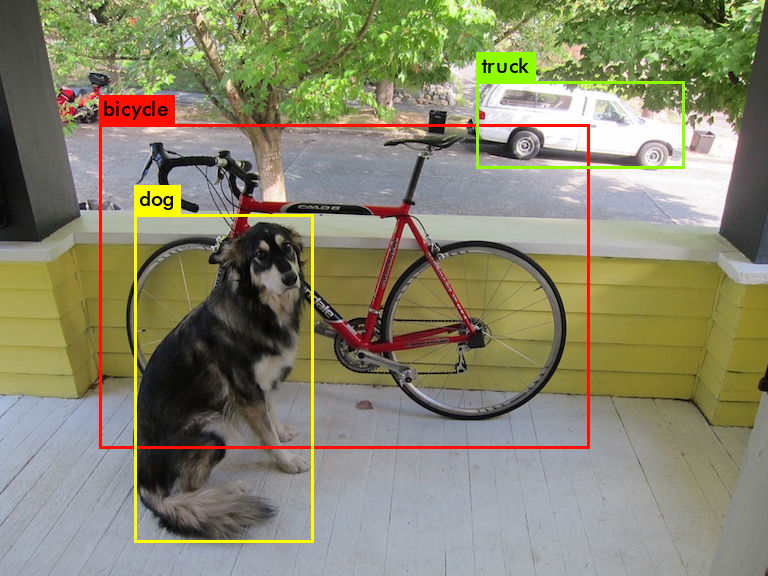
#> input picture M6_Computer_Vision/01. Basics of computer vision/annotations.jpg, 768 x 576 px
$ jupyter execute --allow-errors 'Computer Vision Day 1 .ipynb'   (shell and % lines are left out)
#> lines starting #> are read from the running program, lines starting #| are printed output that depends on the picture; after the words box and inside, x2 and y2 are one past the last pixel; in counts of white or black regions, pixels touching at a corner belong together
# Computer Vision Basics with openCV

### Import statements

[cell 1]
import cv2
import numpy as np

### Check your openCV version

[cell 2]
cv2.__version__

## Computer Vision Basics

### Load and Image

[cell 3]
# Declare a variable with the path to your image
pth = './annotations.jpg'

[cell 4]
# Load the image with openCV
img = cv2.imread(pth)
#> img is the input picture: shape (576, 768, 3); mean B, G, R 109.6, 134.9, 136.5

[Hint](# "You will need to use cv2.imread")

### Check the image type

[cell 5]
# What is the image type? -> type
type(img)

[Hint](# "Just use the python type function")

[cell 6]
# Print the value of the pixels of the image
print(img)
#> (printed output is left out)

[Hint](# "Just use the python print function")

### Show the image using openCV

[cell 7]
# Lets now see the image! dont forget to call destroyAllWindows!
#img = cv2.imread('logo.png')
cv2.imshow('My image', img)
cv2.waitKey(0)
cv2.destroyAllWindows()
cv2.waitKey(1)

[Hint](# "You need to use imshow, waitkey and destroyAllWindows")

### Now lets display unsing matplotlib

[cell 8]
# Import matplotlib
import matplotlib.pyplot as plt
print(img.shape)
#| (576, 768, 3)

[cell 9]
# Choose a pyplot figsize to make images fit nicely into the notebook
#plt.figure(figsize=(576, 768))
plt.imshow(img)
# Now display the image with plt
plt.show()

### Lets fix the colors

[cell 10]
# Does your image look ok? are the colors the right ones?, if not, lets fix it!
# Remember that openCV will load images using BGR rather than RGB
# Change the image to RGB and diplay it again with plt
img = cv2.cvtColor(img, cv2.COLOR_BGR2RGB)
plt.imshow(img)
plt.show()

[cell 11]
# Show both images (img_OpenCV and img_matplotlib) using matplotlib
# This will show the image in wrong color:
img_bgr = cv2.imread(pth)
b, g, r = cv2.split(img_bgr)
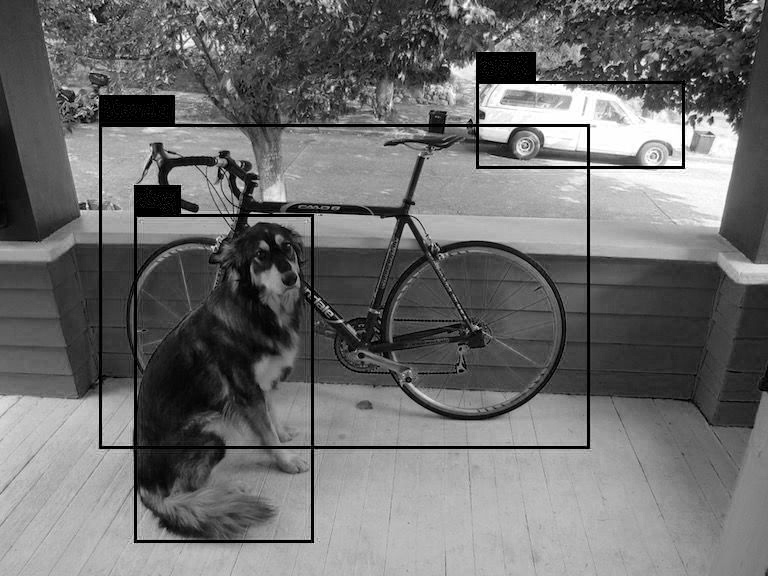
#> b: shape (576, 768); min 0, max 255, mean 109.6
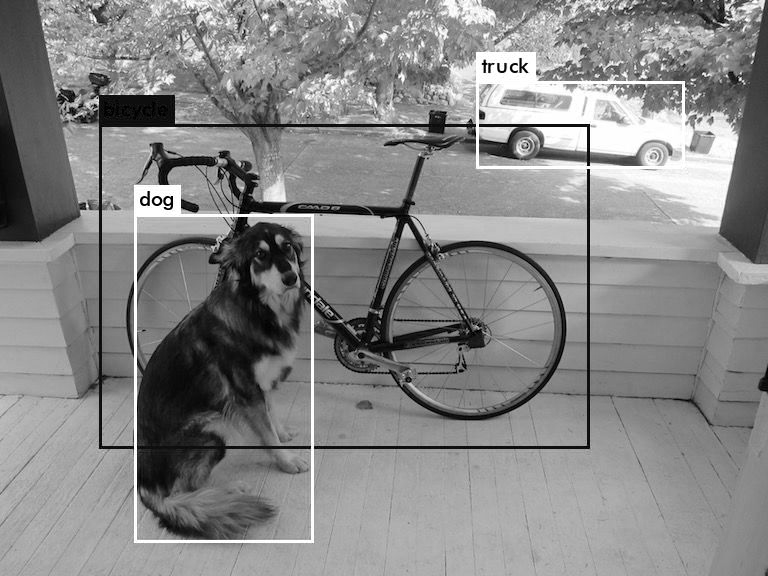
#> g: shape (576, 768); min 0, max 255, mean 134.9
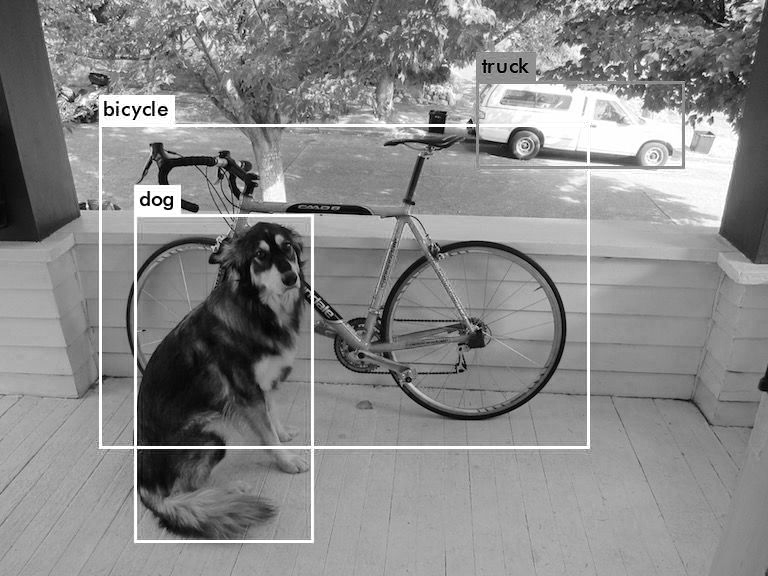
#> r: shape (576, 768); min 0, max 255, mean 136.5
img_rgb = cv2.merge([r, g, b])
plt.subplot(121)
plt.imshow(img_bgr)
# This will show the image in true color:
plt.subplot(122)
plt.imshow(img_rgb)
plt.show()
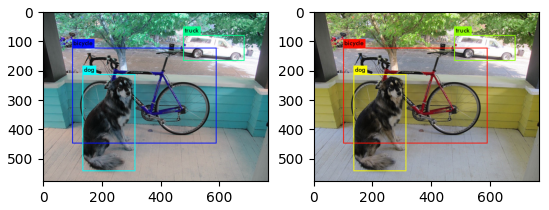
#> figure drawn by matplotlib, 2 panels; B, G, R data is drawn as R, G, B

[cell 12]
cv2.imshow('bgr image', img_bgr)
cv2.imshow('rgb image', img_rgb)
cv2.waitKey(0)
cv2.destroyAllWindows()

[Hint](# "use cvtColor")

### What is the shape of the image?

[cell 13]
# Check the image shape
img.shape
img.size
img.dtype

### Lets make it grayscale

[cell 14]
# Load the the image in grayscale, what are the 2 ways you can do that?
gray_img = cv2.imread(pth, 0)
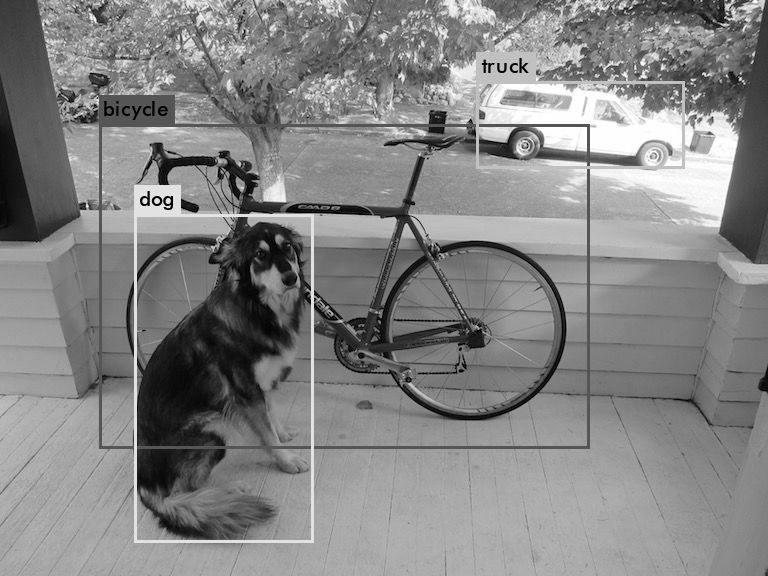
#> gray_img: shape (576, 768); min 0, max 255, mean 132.5

[cell 15]
# Now load an image in color and then transform it to grayscale
cv2.imshow('gray image', gray_img)

### What is the shape now?

[cell 16]
# Check the grayscale shape
gray_img.shape
#> Out = (576, 768)

### How does it look like?

[cell 17]
# Display the grayscale image with matplotlib, how does it look?
plt.imshow(gray_img)
plt.show()

### We need to indicate the colormap

[cell 18]
# Display the grayscale image with matplotlib, make sure to include the colormap so it really is grayscale
plt.imshow(gray_img, cmap='gray')
plt.show()

### Cropping an image

[cell 19]
# Lets now crop a Region of Interest of an image, load and image and crop different parts of it
gray_img = gray_img[100:, 100:]
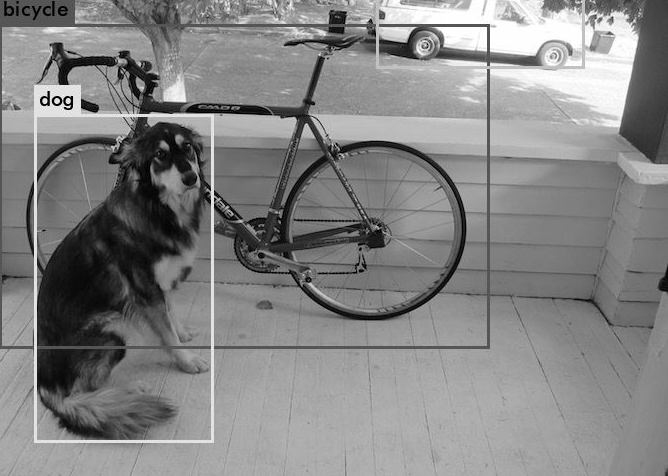
#> gray_img: shape (476, 668); min 0, max 255, mean 132.5
gray_img.shape
#> Out = (476, 668)

[cell 20]
# Save to disk the cropped areas
cv2.imwrite('gray.jpg', gray_img)
#> Out = True

### To edit an image making a copy of it is always a good idea!

[cell 21]
# Load an image and then make a copy of it
#!ls .
new_img = cv2.imread('./gray.jpg')
#> (the rest of this cell did not finish here and is left out)

[Hint](# "use the numpy function ")

## Annotating images

### Rectangles

[cell 22]
# Draw green rectangle on top of a region of interest in your image
green = (0, 255, 0)
img = cv2.imread(pth)
img = cv2.cvtColor(img, cv2.COLOR_BGR2RGB)
cv2.rectangle(img,(100, 200),(400, 530), green, 3)
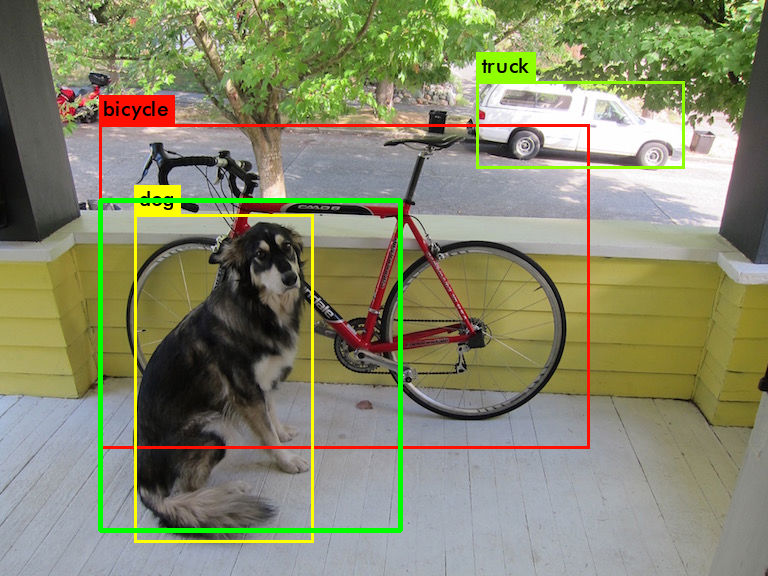
#> img: shape (576, 768, 3); mean R, G, B 134.4, 136.8, 108.1
plt.imshow(img)
plt.show()

[Hint](# "You will need to use the cv2 function rectangle(img, pt1, pt2, color, thickness) -> img")

### Adding text to images

[cell 23]
# Make a copy of your image and then write some text on top of the image
img_copy = img.copy()
cv2.putText(img_copy, 'OpenCV', (170,50), 1,
                   4, (0, 255, 0), 4, cv2.LINE_AA)
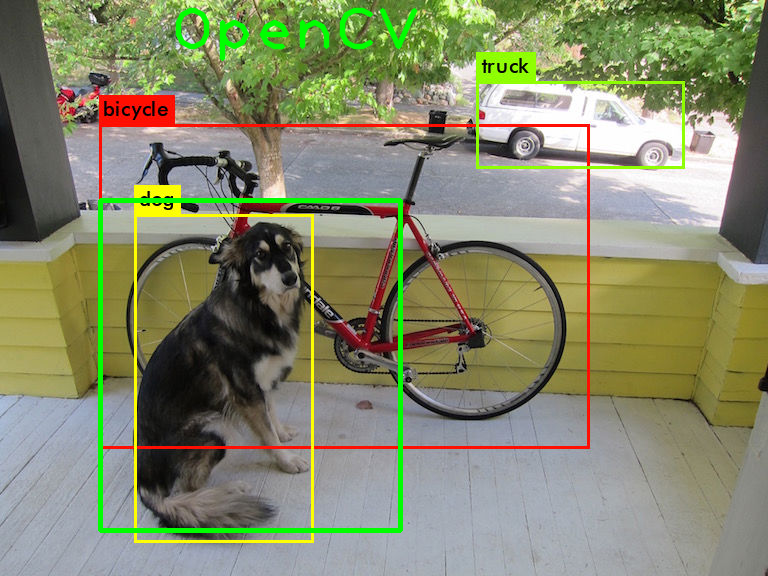
#> img_copy: shape (576, 768, 3); 0.8% of pixels changed, all inside (x1, y1, x2, y2) = (175, 7, 418, 62)
plt.imshow(img_copy)
plt.show()
